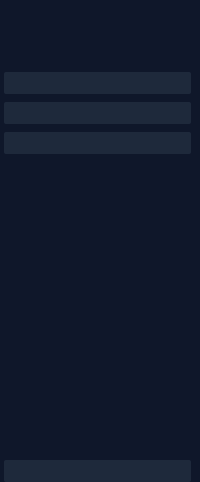
     <widget class="QWidget" name="icons_widget" native="true">
      <property name="styleSheet">
       <string notr="true">QWidget{
	background-color: rgb(15, 23, 42);
	border:none;

}
QPushButton{
	background-color: #1e293b;
	border-radius:2px;
	border-left:#0f766e;
	padding:4px;
}
QPushButton:checked{
	background-color: #d4d4d4;
}</string>
      </property>
      <layout class="QGridLayout" name="gridLayout_10" rowstretch="0,0">
       <property name="leftMargin">
        <number>4</number>
       </property>
       <property name="topMargin">
        <number>0</number>
       </property>
       <property name="rightMargin">
        <number>9</number>
       </property>
       <property name="bottomMargin">
        <number>0</number>
       </property>
       <property name="spacing">
        <number>0</number>
       </property>
       <item row="0" column="0">
        <widget class="QLabel" name="label">
         <property name="styleSheet">
          <string notr="true">margin:4px;</string>
         </property>
         <property name="text">
          <string/>
         </property>
         <property name="pixmap">
          <pixmap>resources/icons/icons/data-management-9858.png</pixmap>
         </property>
        </widget>
       </item>
       <item row="1" column="0">
        <layout class="QVBoxLayout" name="verticalLayout">
         <property name="spacing">
          <number>8</number>
         </property>
         <property name="topMargin">
          <number>50</number>
         </property>
         <item>
          <widget class="QPushButton" name="pb_dashboard">
           <property name="text">
            <string/>
           </property>
           <property name="icon">
            <iconset>
             <normaloff>resources/icons/icons/four-squares-10585.png</normaloff>resources/icons/icons/four-squares-10585.png</iconset>
           </property>
           <property name="iconSize">
            <size>
             <width>30</width>
             <height>30</height>
            </size>
           </property>
           <property name="checkable">
            <bool>true</bool>
           </property>
           <property name="autoExclusive">
            <bool>true</bool>
           </property>
           <property name="flat">
            <bool>true</bool>
           </property>
          </widget>
         </item>
         <item>
          <widget class="QPushButton" name="pb_Birth">
           <property name="text">
            <string/>
           </property>
           <property name="icon">
            <iconset>
             <normaloff>resources/icons/icons/mother.png</normaloff>resources/icons/icons/mother.png</iconset>
           </property>
           <property name="iconSize">
            <size>
             <width>35</width>
             <height>35</height>
            </size>
           </property>
           <property name="checkable">
            <bool>true</bool>
           </property>
           <property name="autoExclusive">
            <bool>true</bool>
           </property>
          </widget>
         </item>
         <item>
          <widget class="QPushButton" name="pb_death">
           <property name="text">
            <string/>
           </property>
           <property name="icon">
            <iconset>
             <normaloff>resources/icons/icons/heart-beat-3519.png</normaloff>resources/icons/icons/heart-beat-3519.png</iconset>
           </property>
           <property name="iconSize">
            <size>
             <width>30</width>
             <height>30</height>
            </size>
           </property>
           <property name="checkable">
            <bool>true</bool>
           </property>
           <property name="autoExclusive">
            <bool>true</bool>
           </property>
          </widget>
         </item>
         <item>
          <spacer name="verticalSpacer">
           <property name="orientation">
            <enum>Qt::Vertical</enum>
           </property>
           <property name="sizeHint" stdset="0">
            <size>
             <width>20</width>
             <height>298</height>
            </size>
           </property>
          </spacer>
         </item>
         <item>
          <widget class="QPushButton" name="pb_users">
           <property name="text">
            <string/>
           </property>
           <property name="icon">
            <iconset>
             <normaloff>resources/icons/icons/settings-5670.png</normaloff>resources/icons/icons/settings-5670.png</iconset>
           </property>
           <property name="iconSize">
            <size>
             <width>30</width>
             <height>30</height>
            </size>
           </property>
           <property name="checkable">
            <bool>true</bool>
           </property>
           <property name="autoExclusive">
            <bool>true</bool>
           </property>
          </widget>
         </item>
        </layout>
       </item>
      </layout>
     </widget>
